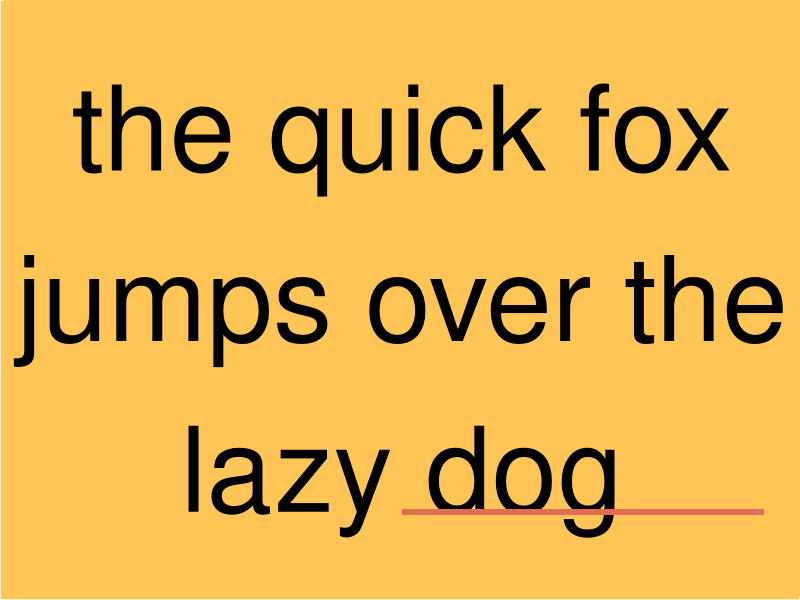
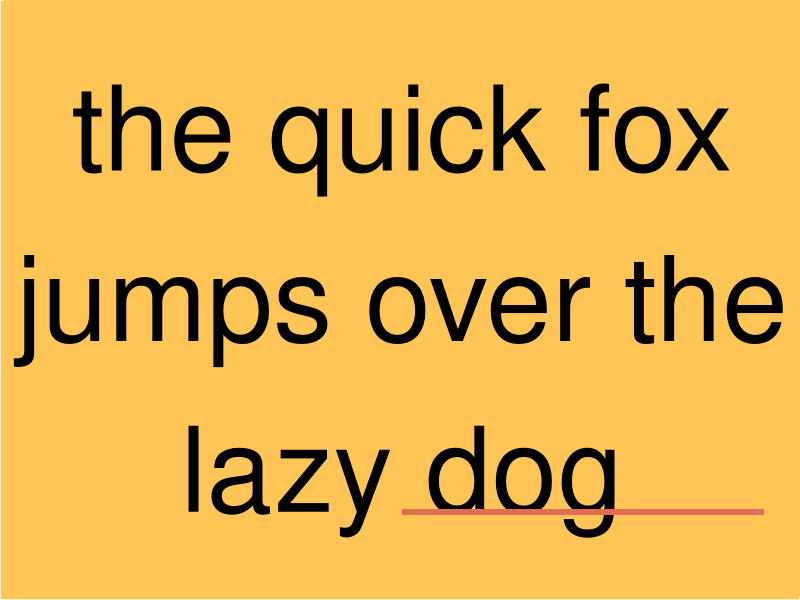

The R script that drew these images, in order:
## ---- chunk 1
library(ggplot2)
library(magick)
library(cowplot)
## ---- chunk 2
text_size <- 30

p <- ggplot() + 
  annotate("text", 
           x=0.5, 
           y=0.5,
           size = text_size,
           label = stringr::str_wrap("the quick fox jumps over the lazy dog", text_size*0.5)) + 
  geom_rect(aes(xmin = 0.5, xmax = 1, ymin = 0.1, ymax = 0.11),
           fill = "#E06E53",
           color = "NA") +
  scale_y_continuous(limits = c(0,1)) +
  scale_x_continuous(limits = c(0, 1)) +
theme(panel.border = element_blank(),
       panel.background = element_rect(fill = "#FFC557", color = NA),
       plot.background = element_rect(fill = "#FFC557"), #remove white space from x/y region
       panel.grid = element_blank(), #remove labels, ticks etc. 
       axis.text = element_blank(),
       axis.ticks = element_blank(),
       axis.title = element_blank(),
       plot.margin = margin(0, 0, 0, 0, "cm")) #remove white space from right and top borders 
p
## ---- chunk 3
ggsave(file = "test.png")
